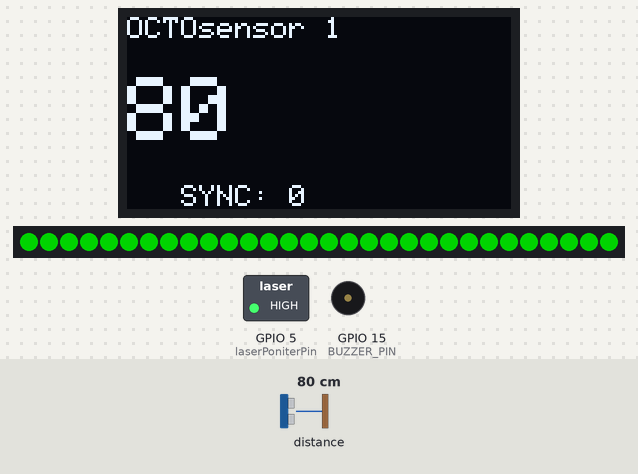
A sketch run on a simulated ESP32. Shown: 128×64 one-colour display, 30 RGB LEDs in strip order, left to right, switched loads named in the sketch (green lamp = pin HIGH), buzzer (waves = sounding). The inputs (shaded band) are chosen by the test bench; at power-on: distance to the obstacle 80 cm. Dim RGB values are drawn brighter than linear; the display library's start-up logo is not drawn; random numbers use the default seed unless the sketch sets one; what the sketch prints to the serial monitor is not drawn.

Above: at 3.7 s.
3.8 s: distance to the obstacle set to 2 cm
At 5.7 s:
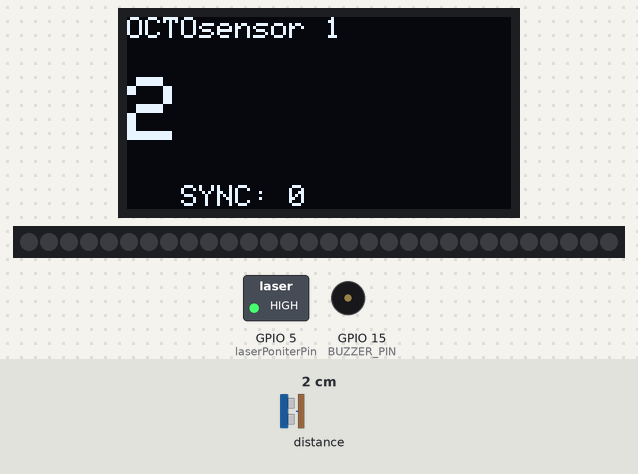
6.5 s: distance to the obstacle set to 47 cm
At 7.4 s:
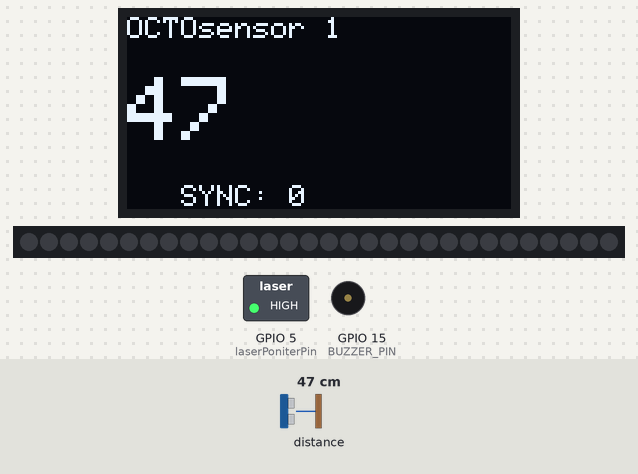
8.0 s: distance to the obstacle set to 56 cm
At 10.33 s:
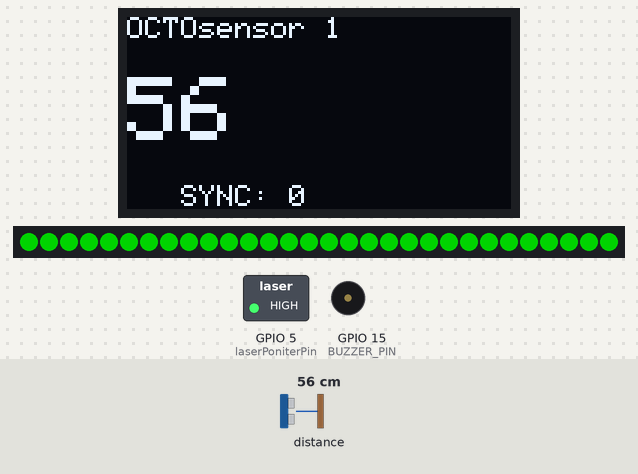
Timing chart, 0 to 11.8 s (numbered marks = the images above; inputs shaded):
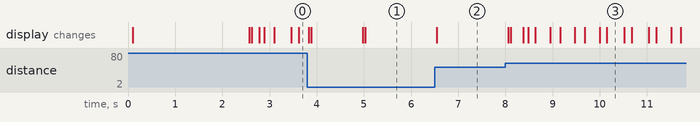

Measured:
- the behaviour switches between 50 and 51 cm on distance to the obstacle (found by bisection; images 2 and 3)
- after the input at 6.5 s, the display: changes after 0.05 s (image 2)
- after the input at 8.0 s, the display: first changes after 0.06 s (image 3 shows a later state)

The sketch:

ESP32-NODE-1-CHAKRA-CARDIACO.ino
```cpp
///////////////////////////////////////////////////////////
//
//  O C T O  S E N S O R
//  A wireless system with 8 laser range finder modules
//  and a central unit to be used in interactive
//  art installations.
//
//  Project by Juliano Prado (2021) - Brazil
//
//  https://github.com/jupgit/octo-sensor
//
///////////////////////////////////////////////////////////


// NODE SETUP
const int nodeNumber = 1;   // defines the node number


// tfmini sensor
#include <HardwareSerial.h>
HardwareSerial MySerial(2);  /// ***TROCAR PELO CODIGO NATIVO DO ESP32

#include "TFMini.h"
TFMini tfmini;


// ESP NOW
//#include <esp_now.h>
//#include <WiFi.h>

// OLED DISPLAY
#include <Wire.h>
//#include <Adafruit_Sensor.h>
//#include <Adafruit_BME280.h>

#include <Adafruit_GFX.h>
#include <Adafruit_SSD1306.h>

#define SCREEN_WIDTH 128  // OLED display width, in pixels
#define SCREEN_HEIGHT 64  // OLED display height, in pixels

// Declaration for an SSD1306 display connected to I2C (SDA, SCL pins)
Adafruit_SSD1306 display(SCREEN_WIDTH, SCREEN_HEIGHT, &Wire, -1);


// ************************************************************
// REPLACE WITH THE MAC Address of your receiver
uint8_t broadcastAddress[] = {0xC4, 0x4F, 0x33, 0x3E, 0xE7, 0x6D};
// ************************************************************

// Define variables to be sent
int octoCommand;
int octoNode = nodeNumber ;
int octoValue;

// Define variables to store incoming readings
int incomingCommand;
int incomingNode;
int incomingValue;

// Variable to store if sending data was successful
String success;

//Structure example to send data
//Must match the receiver structure
typedef struct struct_message {
    int comm;
    int node;
    int value;
} struct_message;

// Create a struct_message called OCTOReadings to hold sensor readings
struct_message OCTOReadings;

// Create a struct_message to hold incoming sensor readings
struct_message incomingReadings;

// Variables for sensor 65k error detection
  int lastDist = 0;        // keeps last sensor reading
  int errorCount = 0;       // counts how many error ( = reading of 65633)
  int errorLimit = 50;     // max error count until sensor reset


// LED STRIP //////////////////////////////////////////////////////////////////////////////////////////////////

#include <FastLED.h>
#define LED_PIN     26
#define NUM_LEDS    30   /////// NUMERO DE LEDS DA FITA //////////////////////
#define LED_TYPE    WS2812B
#define COLOR_ORDER GRB
#define BRIGHTNESS  128
#define FRAMES_PER_SECOND 10

// We're using two LED strips, one for the monitor, the for the show
// (see File>Examples>FASTLED>ArrayOfLedArrays)
#define NUM_STRIPS 2
//CRGB leds[NUM_LEDS];
CRGB LEDstrip[NUM_STRIPS][NUM_LEDS];

/*
// LED STRIP (OLD)
#include <FastLED.h>

#define LED_PIN     25
//#define CLOCK_PIN 4
#define NUM_LEDS    3
#define LED_TYPE    WS2812B
#define COLOR_ORDER GRB
#define BRIGHTNESS  200

CRGB leds[NUM_LEDS];
*/
// KLEBERT EDITION
bool gReverseDirection = false;
unsigned long int respira = 0; //Contador de Millis Universal
unsigned long int expira = 0; //Contador de Millis Universal
int e = 0 ; //Apagador de Lampadas
int r = 0;
int estado = 0; //Define modo
// Estado == 0 - Idel
// Estado == 1 - Interação
// Estado == 2 - Disparo

CRGB leds[NUM_LEDS];

CRGBPalette16 currentPalette;
TBlendType    currentBlending;

#define COOLING  55
#define SPARKING 120

// BUZZER
#include <CuteBuzzerSounds.h>
#define BUZZER_PIN 15

// LASER POINTER

int laserPoniterPin = 5;


//
// Callback when data is sent (TX)
//
/*
void OnDataSent(const uint8_t *mac_addr, esp_now_send_status_t status) {
  Serial.print("\r\nLast Packet Send Status:\t");
  Serial.println(status == ESP_NOW_SEND_SUCCESS ? "TX OK" : "TX Fail");
  if (status ==0){
    success = "TX OK";
  }
  else{
    success = "TX Fail";
  }
}
*/

//
// Callback when data is received (RX)
//
void OnDataRecv(const uint8_t * mac, const uint8_t *incomingData, int len) {
  memcpy(&incomingReadings, incomingData, sizeof(incomingReadings));
  Serial.print("Bytes received: ");
  Serial.println(len);
  incomingCommand = incomingReadings.comm;
  incomingNode = incomingReadings.node;
  incomingValue  = incomingReadings.value;

}


// *******************************************************
//
//                  S   E   T   U   P
//
// *******************************************************

void setup() {

  // Init Serial Monitor
  Serial.begin(115200);
      Serial.println("Serial");


  // SENSOR
  MySerial.begin(115200);
      Serial.println("My Serial");

  tfmini.begin(&MySerial);
    Serial.println("TFMini begin");


  delay(100);

  // Init OLED display
  if(!display.begin(SSD1306_SWITCHCAPVCC, 0x3C)) {
    Serial.println(F("SSD1306 allocation failed"));
    for(;;);
  }

    Serial.println("OLED");


  display.display();
  delay(500); // Pause for 2 seconds

  // Set device as a Wi-Fi Station
//  WiFi.mode(MODE_STA);
/*
  // Init ESP-NOW
  if (esp_now_init() != ESP_OK) {
    Serial.println("Error initializing ESP-NOW");
    return;
  }

  // Once ESPNow is successfully Init, we will register for Send CB to
  // get the status of Trasnmitted packet
  esp_now_register_send_cb(OnDataSent);
  //

  // Register peer
  esp_now_peer_info_t peerInfo;
  memcpy(peerInfo.peer_addr, broadcastAddress, 6);
  peerInfo.channel = 0;
  peerInfo.encrypt = false;

  // Add peer
  if (esp_now_add_peer(&peerInfo) != ESP_OK){
    Serial.println("Failed to add peer");
    return;
  }

  //
  // Register for a callback function that will be called when data is received
  //
  esp_now_register_recv_cb(OnDataRecv);

    Serial.println("ESPNOW");


*/
// LED STRIPs
// KLEBERT EDITION
  FastLED.addLeds<LED_TYPE, LED_PIN, GRB>(leds, NUM_LEDS);
  FastLED.setBrightness(250);

  currentPalette = RainbowColors_p;
  currentBlending = LINEARBLEND;

// buzzer
  cute.init(BUZZER_PIN);

    Serial.println("Buzzer");
    cute.play(S_FART3);
    delay(500);


// Laser Pointer ON

pinMode(laserPoniterPin, OUTPUT);
digitalWrite(laserPoniterPin, 1);  // turns on LASER POINTER

    Serial.println("Laser");


}


// *******************************************************
//
//                    L  O   O   P
//
// *******************************************************

void loop() {

  getSensorReadings();

  // Set values to send
  OCTOReadings.comm = octoCommand;
  OCTOReadings.node = octoNode;
  OCTOReadings.value = octoValue;

  // Send message via ESP-NOW
 // esp_err_t result = esp_now_send(broadcastAddress, (uint8_t *) &OCTOReadings, sizeof(OCTOReadings));

  /*
  if (result == ESP_OK) {
    Serial.println("Sent with success");
  }
  else {
    Serial.println("Error sending the data");
  }
  */


  updateDisplay();


  int teste = map(octoValue, 30, 400, 0,255);
  teste = constrain(teste, 0, 255);

  // LED INDICATOR


  LEDstrip[0][1].setRGB(teste, teste/32,teste/8); // COR
  LEDstrip[0][0].setRGB(teste/8, teste/64,teste/16); // COR
  LEDstrip[0][2].setRGB(teste/8, teste/64,teste/16); // COR
   FastLED.show();


  // led strip
    int m = map(octoValue, 50, 300, 500 ,1000);
    int A = (NUM_LEDS -1)/2;
    int B = (NUM_LEDS -1)/2;

//////////////////////////////////////////////////////////
// KLEBERT EDITION
//////////////////////////////////////////////////////////

    if(octoValue > 300){
      estado = 0;
    }
    if(octoValue < 300 and octoValue > 50){
    estado = 1;
    }
    if(octoValue < 50){
      estado = 2;
    }

/////////
//Idel
////////
    if(estado == 0){
      r = 0;
      idel();
    }

////////
// Interação
///////
    if(estado == 1){
      interacao (m);
    }
////////
// Disparo
///////
  if(estado == 2){
    disparo();
   }
}
//////////////////////////////////////////////////////////
// KLEBERT EDITION FUNCIONs
//////////////////////////////////////////////////////////
void idel (){
  int piscapisca = random (0, NUM_LEDS);
  if (millis() - respira > 1000){
    leds[piscapisca] = CRGB::Green;
    fadeToBlackBy(leds, NUM_LEDS, 200);
    respira += 1000;
  }

}

void interacao (int m){
  //leds[(NUM_LEDS-1)/2] = CRGB::Indigo;
  //leds[e + m] = CRGB::Cyan;
  if(millis() - respira >= m){
    fill_solid( leds, NUM_LEDS, CRGB::Green);
    if(millis() - respira >= 2*m){
      fill_solid( leds, NUM_LEDS, CRGB::Purple);
      if(millis()- respira >= 2.25*m){
      respira += m;
      }
    }
   }
}

void disparo (){
  if(r < 20){
    if(millis() - respira >= 100){
      fill_solid( leds, NUM_LEDS, CRGB::Green);
      if(millis() - respira >= 200){
        fill_solid( leds, NUM_LEDS, CRGB::Purple);
        if(millis()- respira >= 225){
          respira += 100;
          r += 1;
          }
       }
    }
  }
   if( r >= 20){
    fadeToBlackBy(leds, NUM_LEDS, 250);
    //r = 0;
   }
}
///////////////////////////////////////////////////////////
void getSensorReadings(){


//////////////////////////////////////////////////////////
// SENSOR READING
//////////////////////////////////////////////////////////


   // EMPTY SERIAL FROM SENSOR **
   while(MySerial.read() >= 0) ; // flush the received buffer
   delay(15);
   // ** We have to read all the serial to empty it before taking the measure because
   // ** the sensor sends a read every 10ms and floods the buffer. No library enables to configure
   // ** the sampling interval nor entering the 'single scan' mode.
   // ** So this is a WORKAROUND that took some months to figure out :)


   // SENSOR READ
   uint16_t dist = tfmini.getDistance();
   uint16_t strength = tfmini.getRecentSignalStrength();

   // VU Meter Mapping
   //MeterValue = map(dist, 40, 250, 0, 80);

  // VALUES FOR THE ESPNOW WIRELESS MESSAGE
  octoCommand = 0;
  octoNode = nodeNumber;
  octoValue = dist;

  Serial.print("Local Sensor: ");
  Serial.println(octoValue);

}


void updateDisplay(){
  // Display Readings on OLED Display
  display.clearDisplay();
  display.setTextSize(1);
  display.setTextColor(WHITE);
  display.setCursor(0, 0);
  display.print("OCTOsensor ");
  display.print(nodeNumber);

  display.setCursor(0, 20);
  display.setTextSize(3);
  display.print(octoValue);

  display.setTextSize(1);
  display.setCursor(0, 56);
  display.print(success);
  display.print("   SYNC: ");
  display.print(incomingValue);
  display.display();

  // Display Readings in Serial Monitor
  Serial.println("INCOMING READINGS");
  Serial.print("Command: ");
  Serial.println(incomingReadings.comm);
  Serial.print("Node: ");
  Serial.println(incomingReadings.node);
  Serial.print("Value: ");
  Serial.print(incomingReadings.value);
  Serial.println();
}


// CREDITS:
/*
  Rui Santos
  Complete project details at https://RandomNerdTutorials.com/esp-now-two-way-communication-esp32/

  Permission is hereby granted, free of charge, to any person obtaining a copy
  of this software and associated documentation files.

  The above copyright notice and this permission notice shall be included in a
  copies or substantial portions of the Software.
*/

/*
 * Author: Everton Ramires
 * More Tutorial: https://www.youtube.com/channel/UC7zG4YQJc8v-9jNGQknOx5Q
 *
 *

 CURRENT SOUND OPTIONS:
 (PT-BR)OPÇÕES ATUAIS DE SONS:

 S_CONNECTION   S_DISCONNECTION S_BUTTON_PUSHED
 S_MODE1        S_MODE2         S_MODE3
 S_SURPRISE     S_OHOOH         S_OHOOH2
 S_CUDDLY       S_SLEEPING      S_HAPPY
 S_SUPER_HAPPY  S_HAPPY_SHORT   S_SAD
 S_CONFUSED     S_FART1         S_FART2
 S_FART3        S_JUMP 20

 */
```
